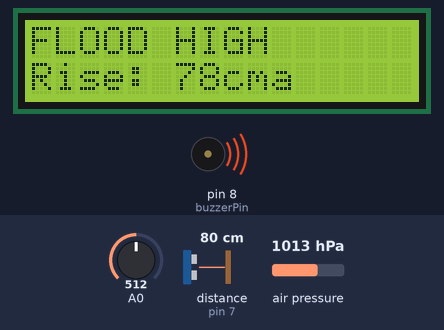
Bench run of a sketch on a simulated Arduino Uno, built with avr-gcc and run on an emulated ATmega328P. Shown: 16×2 character LCD, buzzer (waves = sounding, pin HIGH). Wiring (inferred from the names in the program): ultrasonic range finder: trigger pin 6; echo pin 7. The test bench sets the inputs (shaded band); at power-on: A0 = 512, distance to the obstacle (sensor on pin 7) 80 cm, air pressure 1013 hPa. The echo pulse lasts 58.3 µs per cm; pins used as bus, display or sensor lines are not drawn; what the sketch prints to the serial monitor is not drawn.

Above: at 1.2 s.
1.3 s: A0 set to 41
At 2.3 s:
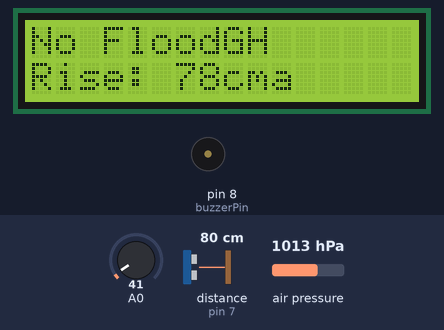
2.8 s: A0 set to 56
At 4.1 s:
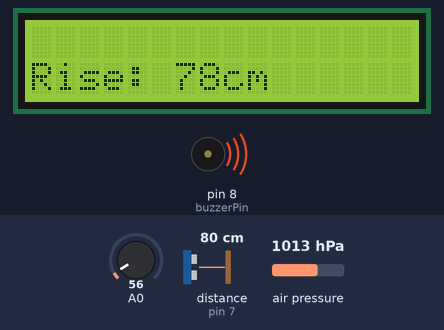
5.8 s: distance to the obstacle (sensor on pin 7) set to 2 cm
At 6.7 s:
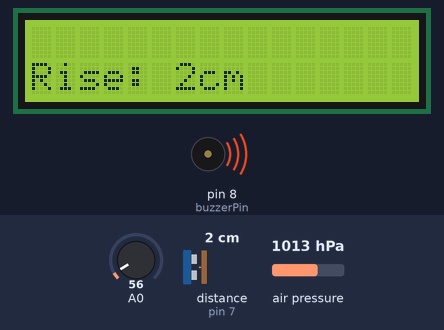
8.8 s: A0 set to 484
10.3 s: A0 set to 520
At 10.36 s:
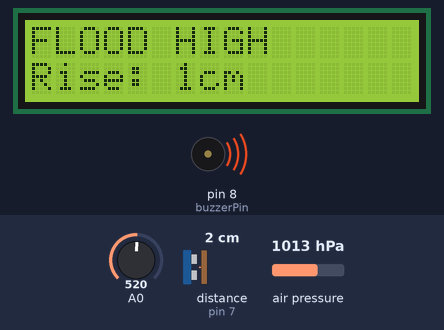
11.9 s: A0 set to 491
At 11.93 s:
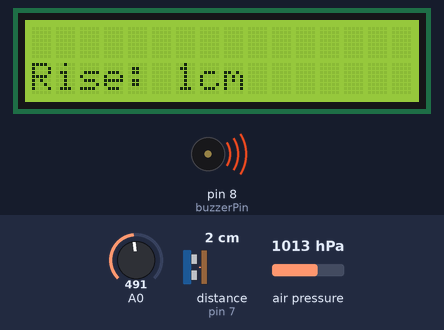
Timing chart, 0 to 14.9 s (numbered marks = the images above; inputs shaded):
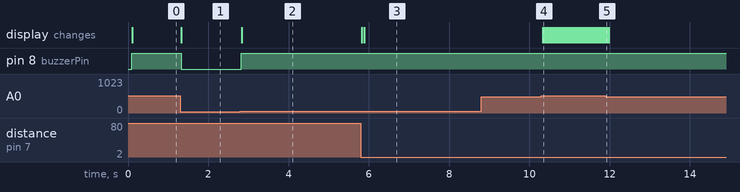

The sketch:

Flood_Detector_Final.ino
```cpp
#include <LiquidCrystal_I2C.h>
#include <Adafruit_I2CDevice.h>
#include <Adafruit_BMP085.h>
LiquidCrystal_I2C lcd(0x27, 16, 2);
int buzzerPin = 8;
int distCM;
const  int trigger=6; // Ultrasonic Sensor pin
const  int echo=7; // Ultrasonic Sensor  pin
float  distance; // Ultrasonic Sensor
float dist_inches; // Ultrasonic Sensor

Adafruit_BMP085 bmp;

void setup() {
  Serial.begin(9600);
  pinMode(buzzerPin, OUTPUT);
  lcd.init();
  lcd.backlight();
  lcd.clear();

  pinMode(trigger,OUTPUT);
  pinMode(echo,INPUT);

  if (!bmp.begin()) {
    Serial.println("Could not find a valid BMP180 sensor, check wiring!");
    while (1) {}
    }
    float a = bmp.readPressure();
    if (a>100850){
    lcd.setCursor(0,1);
    lcd.print(a);
    lcd.print("Pa");
    Serial.print("a");
  }
}
void loop() {
  char status;
  int value = analogRead(A0);
  digitalWrite(trigger,LOW);
  delayMicroseconds(5);
  digitalWrite(trigger,HIGH);
  delayMicroseconds(10);
  digitalWrite(trigger,LOW);
  distance=pulseIn(echo,HIGH);
  distCM=distance*0.034/2;
  Serial.println(distCM);
  //lcd.setCursor(0, 1);

  if (0 <= value && value  <= 50) {
    lcd.setCursor(0, 0);
    lcd.print("No Flood");
    digitalWrite(buzzerPin, LOW);
  } else if (value > 51 && value < 500) {
    lcd.setCursor(0, 0);
    lcd.print("FLOOD RISING  ");
    digitalWrite(buzzerPin, HIGH);
    lcd.clear();
    lcd.setCursor(0, 1);
    lcd.print("Rise: ");
    lcd.print(distCM);
    lcd.print("cm");
  } else if (value > 501){
    lcd.setCursor(0, 0);
    lcd.print("FLOOD HIGH  ");
    digitalWrite(buzzerPin, HIGH);
    lcd.setCursor(0, 1);
    lcd.print("Rise: ");
    lcd.print(distCM);
    lcd.print("cm");
  }
}
```

Measured:
- the behaviour switches between 51 and 52 on A0 (found by bisection; images 1 and 2)
- the behaviour switches between 501 and 502 on A0 (found by bisection; images 3 and 4)
- after the input at 1.3 s, pin 8 (buzzerPin): HIGH → LOW at once; the display: changes at once (image 1)
- after the input at 2.8 s, pin 8 (buzzerPin): LOW → HIGH at once; the display: changes at once (image 2)
- after the input at 5.8 s, the display: first changes at once (image 3 shows a later state)
- after the input at 8.8 s, every drawn part: stays the same
- after the input at 10.3 s, the display: first changes at once (image 4 shows a later state)
- after the input at 11.9 s, the display: first differs from a run without the input at once (image 5)
